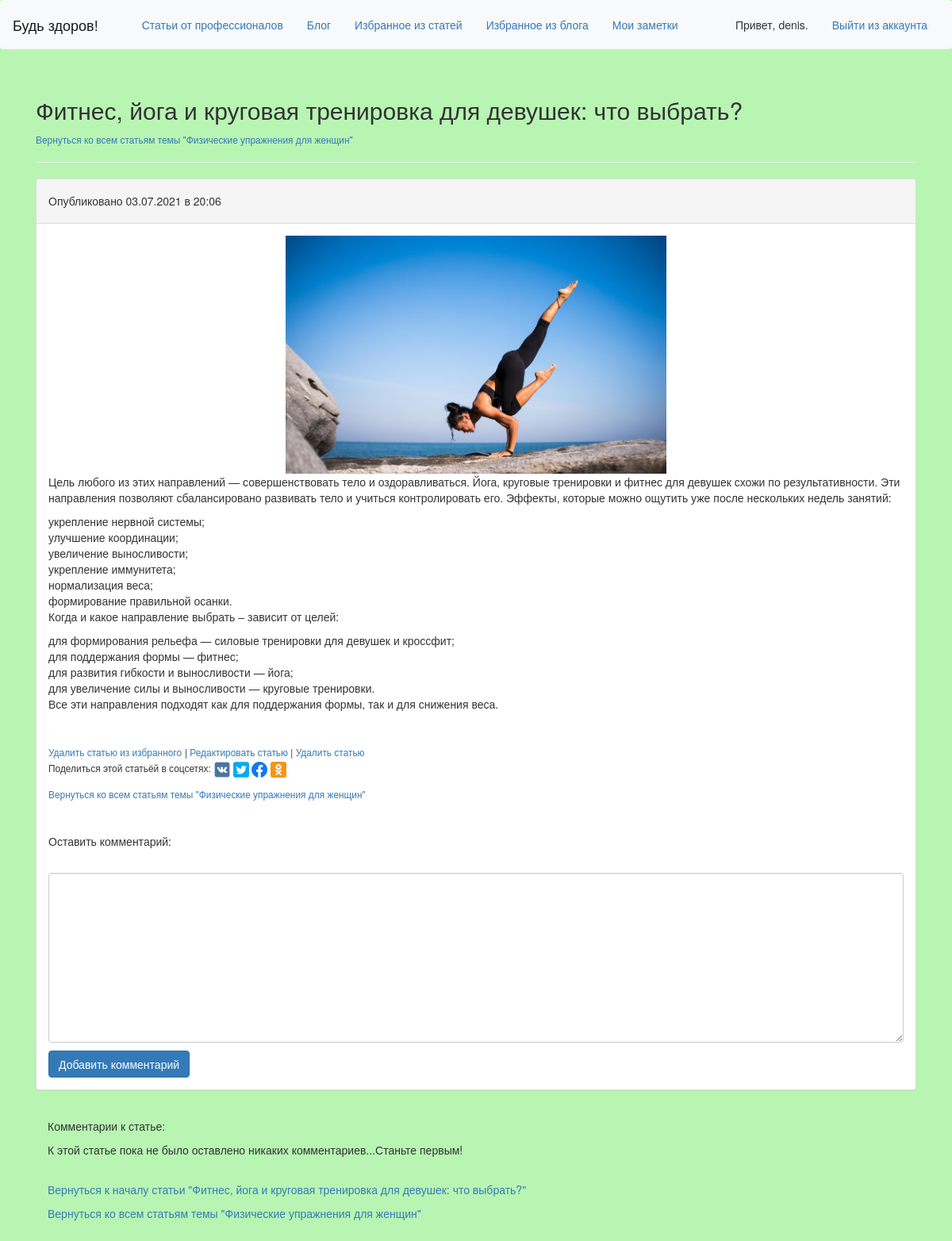
Page /entry/36/ (signed in) on the committed database.
### learning_logs/models.py (models this page shows, shortened)
class Entry(models.Model):
    topic = models.ForeignKey(Topic, on_delete=models.CASCADE)
    title = models.CharField(max_length=150)
    text = models.TextField()
    date_added = models.DateTimeField(auto_now_add=True)
    like = models.ManyToManyField(User, blank=True)
    entryimage = models.ImageField(upload_to='images', default='images/defaultimage.png', blank=True, null=True)
    class Meta:
        verbose_name_plural = 'entries'

class Topic(models.Model):
    text = models.CharField(max_length=200)
    date_added = models.DateTimeField(auto_now_add=True)
    owner = models.ForeignKey(User, on_delete=models.CASCADE)
    topicimage = models.ImageField(upload_to='images', default='images/defaultimage.png', blank=True, null=True)
    def __str__(self):
        return self.text

### learning_logs/views.py (the view, shortened to what this page needs)
# urls.py: url(r'^entry/(?P<entry_id>\d+)/$', views.entry, name='entry'),
@login_required
def entry(request, entry_id):
    entry = Entry.objects.get(id=entry_id)
    topic = entry.topic
    if request.user not in entry.like.all():
        entry.like.add(request.user)
        end = 'needtoadd'
    else:
        end = 'Данная статья уже добавлена в избранное'
    all_comments = Comment.objects.filter(active=True, post=entry).order_by('created')
    if request.method != 'POST':
        form = CommentForm()
    context = {'entry': entry, 'topic': topic, 'form': form, 'all_comments': all_comments, 'delete_entry': delete_entry, 'end': end}
    return render(request, 'learning_logs/entry.html', context)

### learning_logs/forms.py
class CommentForm(forms.ModelForm):
    class Meta:
        model = Comment
        fields = ['body']
        labels = {'body': ''}

### learning_logs/templates/learning_logs/entry.html (shortened to what this page needs)
{% extends 'learning_logs/base.html' %}
{% load bootstrap3 %}
{% load static %}
{% block header %}
<h2>{{ entry.title }}</h2>
<p>
    <small>
        <a href="{% url 'topic' topic.id %}">Вернуться ко всем статьям темы "{{ topic }}"</a>
    </small>
</p>
{% endblock header %}
{% block content %}
<div class="panel panel-default">
    <div class="panel-heading">
        <h5>
            Опубликовано {{ entry.date_added|date:'d.m.Y в H:i' }}
        </h5>
    </div>
    <div class="panel-body">
        <img src="{{ entry.entryimage.url }}" alt='' class='center-img'>
        {{ entry.text|linebreaks }}
    </div>
    <div class="panel-body">
      {% if user.is_authenticated %}
      {% if end == 'needtoadd'%}
        <small>
            <a href="{% url 'add_to_fav' entry.id %}">Добавить статью в избранное</a>
        </small>
        {% else %}
        <small><a href="{% url 'remove_from_fav' entry.id %}"> Удалить статью из избранного</a></small>
        {% endif %}
        {% endif %}
        {%if user.username == 'denis'%}
        <small>
            | <a href="{% url 'edit_entry' entry.id %}">Редактировать статью</a>
        </small>
        <small>
            | <a href="{% url 'delete_entry' topic.id entry.id %}"> Удалить статью</a>
        </small>
        {%endif%}
        <br>
        <small>Поделиться этой статьёй в соцсетях:</small>
        <a href="http://vk.com/share.php?url=https://Gwin_project.by/entry/{{ entry.id }}"
           target="_blank" rel="nofollow">
            <img src="{% static 'sn/vk.jpg'  %}" width='20px'>
        </a>
        <a href="https://twitter.com/intent/tweet?text=https://Gwin_project.by/entry/{{ entry.id }}"
           target="_blank" rel="nofollow">
            <img src="{% static 'sn/twitter.png'  %}" width='20px'>
        </a>
        <a href="https://www.facebook.com/sharer/sharer.php?u=https://Gwin_project.by/entry/{{ entry.id }}"
           target="_blank" rel="nofollow">
            <img src="{% static 'sn/facebook.png'  %}" width='20px'>
        </a>
        <a href="https://connect.ok.ru/offer?url=https://Gwin_project.by/entry/{{ entry.id }}"
           target="_blank" rel="nofollow">
            <img src="{% static 'sn/ok.png'  %}" width='20px'>
        </a>
        <p>
            <small>
                <a href="{% url 'topic' topic.id %}">Вернуться ко всем статьям темы "{{ topic }}"</a>
            </small>
        </p>
    </div>
    {% if user.is_authenticated %}
    <div class="panel-body">
        <p>Оставить комментарий:</p>
        <form method="post" action="{% url 'entry' entry.id %}" class="form">
            {% bootstrap_form form %}
            {% buttons %}
            <button name="submit" class="btn btn-primary">Добавить комментарий</button>
            {% endbuttons %}
        </form>
    </div>
    {%endif%}
</div>
<div class="panel-body">
    <p> Комментарии к статье: </p>
    {% for comment in all_comments %}
    <div class="panel panel-default">
        <div class="panel-heading">
            <h5>
                Комментарий от пользователя {{ comment.name }}
                <p><small>Комментарий создан {{comment.created | date:'d.m.Y в H:i'}}<br>
                    {% if comment.created != comment.updated %}
                    Комментарий обновлён {{comment.updated | date:'d.m.Y в H:i'}}
                    {% endif %}
                </small></p>
            </h5>
        </div>
        <div class="panel-body">
            <p>
                {{ comment.body }}
            </p>
            {% if comment.name == request.user %}
            <h5><p><small>
                <a href="{% url 'edit_comment' entry.id comment.id  %}">Редактировать комментарий</a>
            </small></p></h5>
            {% else %}
            <p></p>
            {% endif %}
        </div>
    </div>
    {% empty %}
    К этой статье пока не было оставлено никаких комментариев...Станьте первым!
    {% endfor %}
</div>
<div class="panel-body">
    <p>
        <a href="{% url 'entry' entry.id %}">Вернуться к началу статьи "{{ entry.title }}"</a>
    </p>
    <p>
        <a href="{% url 'topic' topic.id %}">Вернуться ко всем статьям темы "{{ topic }}"</a>
    </p>
</div>
{% endblock content %}

### learning_logs/templates/learning_logs/base.html (shortened to what this page needs)
{% load bootstrap3 %}
{% load static %}
<!DOCTYPE html>
<html lang="en">
<head>
    <link href="{% static 'vendor/bootstrap/css/bootstrap.min.css' %}" rel="stylesheet">
    {% bootstrap_css %}
</head>
<body style="background-color:rgb(184, 245, 179);">
<nav class="navbar navbar-expand-lg navbar-light bg-light">
    <div class="container-fluid">
        <a class="navbar-brand" href="{% url 'index' %}">Будь здоров!</a>
        <div class="collapse navbar-collapse" id="navbarSupportedContent">
            <ul class="nav navbar-nav navbar-left">
                <li><a href="{% url 'topics' %}">Статьи от профессионалов</a></li>
                <li><a href="{% url 'blog:blogtopics' %}">Блог</a></li>
                <li><a href="{% url 'favourites' %}">Избранное из статей</a></li>
                <li><a href="{% url 'blog:blogfavourites' %}">Избранное из блога</a></li>
                <li><a href="{% url 'notes:notes' %}">Мои заметки</a></li>
            </ul>
            <ul class="nav navbar-nav navbar-right">
                {% if user.is_authenticated %}
                <li><a>Привет, {{ user.username }}.</a></li>
                <li><a href="{% url 'users:logout' %}">Выйти из аккаунта</a></li>
                {% else %}
                <li><a href="{% url 'users:register' %}">Зарегистрироваться</a></li>
                <li><a href="{% url 'users:login' %}">Войти в аккаунт</a></li>
                {% endif %}
            </ul>
        </div>
    </div>
</nav>
<div class="container">
    <div class="page-header">
        {% block header %}{% endblock header %}
    </div>
    <div>
        {% block content %}{% endblock content %}
    </div>
</div>
</body>
</html>

### learning_logs/templates/learning_logs/entry.html (style rules this page uses)
.center-img { display: block; margin: 0 auto; height: 300px; }

### rows in the picture
Entry: title "Фитнес, йога и круговая тренировка для девушек: что выбрать?", date_added "03.07.2021 в 20:06", entryimage (picture), text "Цель любого из этих направлений — совершенствовать тело и оздоравливаться. Йога, круговые тренировки и фитнес для девушек схожи по результативности. Эти направления позволяют сбалансировано развивать тело и учиться контролировать его. Эффекты, которые можно ощутить уже после нескольких недель занятий: укрепление нервной системы; улучшение координации; увеличение выносливости; укрепление иммунитета; нормализация веса; формирование правильной осанки. Когда и какое направление выбрать – зависит от целей: для формирования рельефа — силовые тренировки для девушек и кроссфит; для поддержания формы — фитнес; для развития гибкости и выносливости — йога; для увеличение силы и выносливости — круговые…"
Topic: text "Физические упражнения для женщин"

### other values in the picture
{{ user.username }} "denis"
